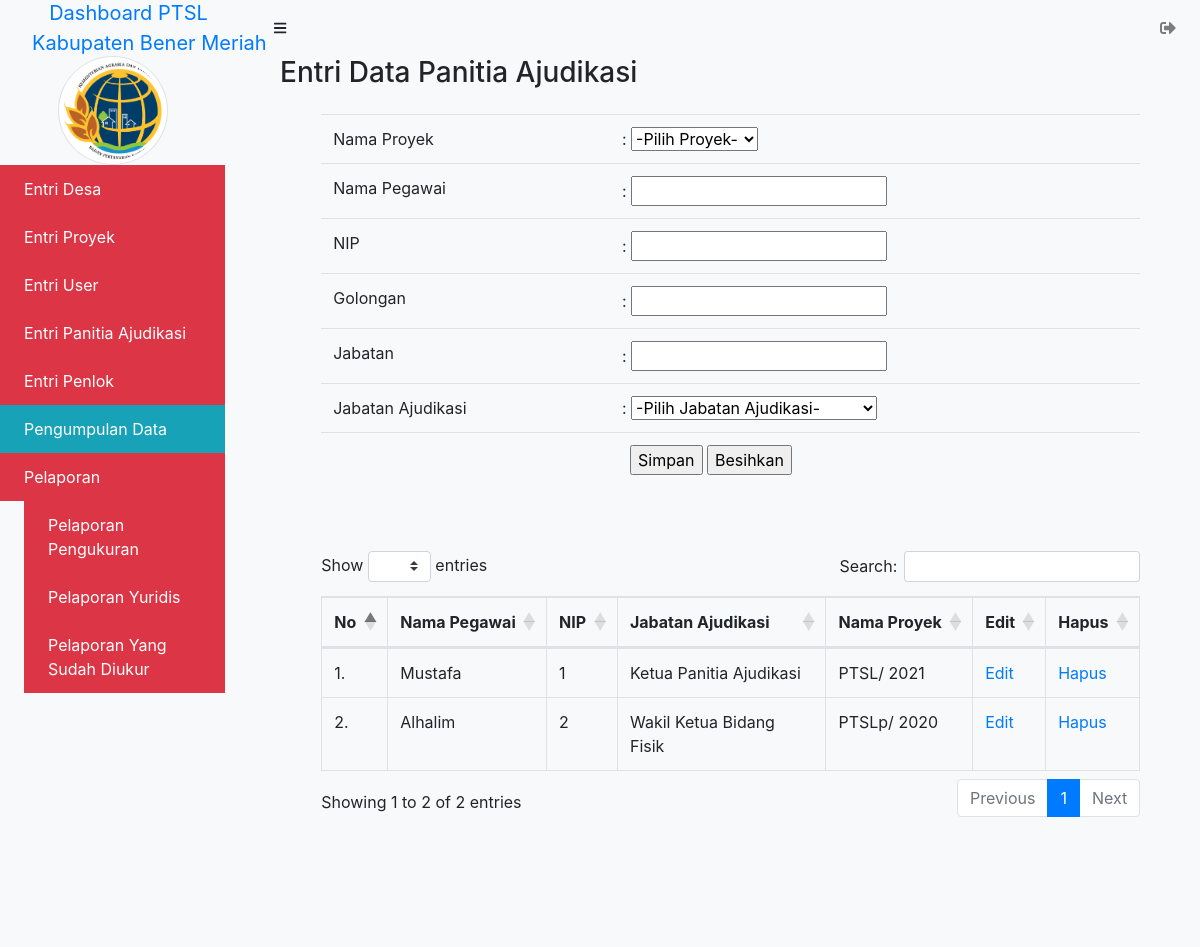
Page /admin/data_panitia_ajudikasi/index.php (signed in) on the earlier database version.
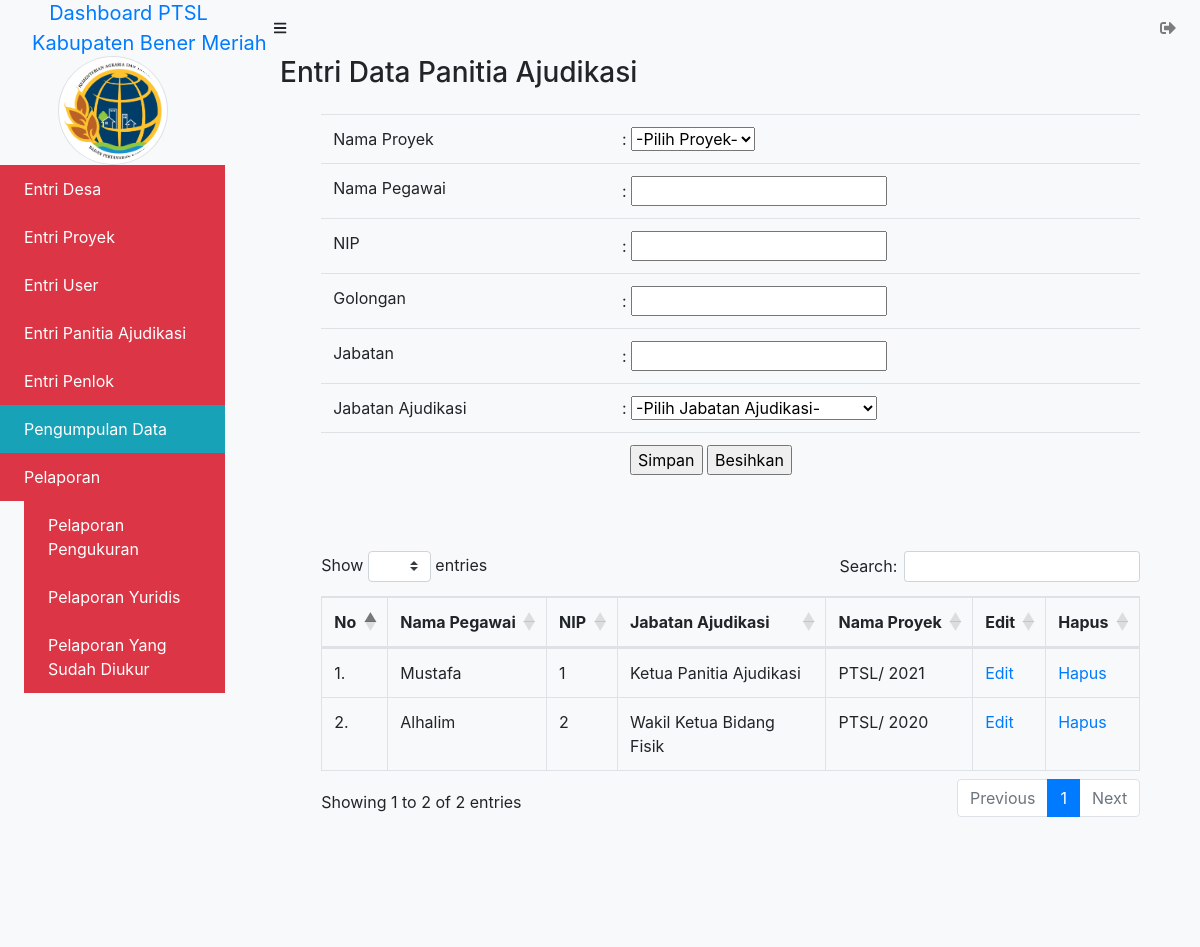
Same page on the later database version.
### tables this page shows
CREATE TABLE `panitia_ajudikasi` (
  `nama_pegawai` varchar(255) NOT NULL,
  `NIP` int(11) NOT NULL,
  `golongan` varchar(255) NOT NULL,
  `jabatan` varchar(255) NOT NULL,
  `id_jabatan_ajudikasi` int(11) NOT NULL,
  `id_proyek` int(11) NOT NULL
);

CREATE TABLE `proyek` (
  `id_proyek` int(11) NOT NULL,
  `nama_proyek` varchar(225) NOT NULL,
  `tahun_proyek` varchar(100) NOT NULL
);

CREATE TABLE `jabatan_ajudikasi` (
  `id_jabatan_ajudikasi` int(11) NOT NULL,
  `jabatan_ajudikasi` varchar(255) NOT NULL
);

### admin/data_panitia_ajudikasi/index.php (the view, shortened to what this page needs)
<?php $title = "Entri Data Panitia Ajudikasi";
include_once('../_header.php');
?>
			<div id="layoutSidenav_content">
                <main>
                    <div class="container-fluid">
                        <ol>
                            <li class="breadcrumb-item">
                               <h3> Entri Data Panitia Ajudikasi</h3>
                            </li>
                        </ol>
                        <div class="row">
                        	<div class="col-xl-auto offset-xl-1">
<?php
function tambah($koneksi){
	?>
<form action="" method="POST">
			<fieldset>
				<div class="table-responsive">
					<table class="table table-responsive-sm table-hover" border="0">
						<tr>
                        <td>Nama Proyek</td>
							<td> :
						        <select name="id_proyek" required>
						            <option disabled selected value="">-Pilih Proyek-</option>
						        </select>
					        </td>
                        </tr>
						<tr>
							<td>Nama Pegawai</td>
							<td> : <input type="text" name="nama_pegawai" required /></label></td>
						</tr>
						<tr>
							<td>NIP </td>
							<td> : <input type="text" name="nip" required/></td>
						</tr>
                        <tr>
							<td>Golongan </td>
							<td> : <input type="text" name="golongan" required/></td>
						</tr>
                        <tr>
							<td>Jabatan </td>
							<td> : <input type="text" name="jabatan" required/></td>
						</tr>
						<tr>
							<td>Jabatan Ajudikasi</td>
							<td> :
						        <select name="id_jabatan_ajudikasi" required>
						            <option disabled selected value="">-Pilih Jabatan Ajudikasi-</option>
								</select>
					        </td>
					    </tr>
						<tr>
							<td></td>
							<td><label class="ml-2">
							<input type="submit" name="btn_simpan" value="Simpan"/>
							<input type="reset" name="reset" value="Besihkan"/>
						</label></td>
						</tr>
					</table>
					<br>
				</div>
			</fieldset>
		</form>
	<?php
}
function tampil_data($koneksi){
	$sql = "SELECT * FROM panitia_ajudikasi LEFT JOIN proyek ON panitia_ajudikasi.id_proyek = proyek.id_proyek LEFT JOIN jabatan_ajudikasi ON panitia_ajudikasi.id_jabatan_ajudikasi = jabatan_ajudikasi.id_jabatan_ajudikasi";
	$query = mysqli_query($koneksi, $sql);
	$nomor = 1;
		echo "<fieldset>";
		echo "<div class='table-responsive'>";
		echo "<table class='table table-responsive-sm table-bordered table-hover' id='user' border='1' cellpadding='10'>";
		echo "<thead>";
			echo "<tr>";
			echo "<th>No</th>
				<th>Nama Pegawai</th>
				<th>NIP</th>
				<th>Jabatan Ajudikasi</th>
				<th>Nama Proyek</th>
				<th>Edit</th>
				<th>Hapus</th>";
			echo "</tr>";
		echo "</thead>";
		echo "<tbody>";
	while($data = mysqli_fetch_array($query)){
		?>
			<tr>
				<td><?= $nomor++; ?>.</td>
				<td><?php echo $data['nama_pegawai']; ?></td>
				<td><?php echo $data['NIP']; ?></td>
				<td><?php echo $data['jabatan_ajudikasi']; ?></td>
				<td><?php echo $data['nama_proyek'];?>/ <?php echo $data['tahun_proyek'];?></td>
				<td>
					<a href="index.php?aksi=update&id=<?php echo $data['NIP']; ?>&NIP=<?php echo $data['NIP']; ?>&nama_pegawai=<?php echo $data['nama_pegawai']; ?>&golongan=<?php echo $data['golongan']; ?>&jabatan=<?php echo $data['jabatan']; ?>&=<?php echo $data['jabatan_ajudikasi']; ?>">Edit</a>
				</td>
				<td>
					<a href="index.php?aksi=delete&id=<?php echo $data['NIP']; ?>" onClick="return confirm('Yakin akan menghapus user <?= $data['nama_user']; ?>?')">Hapus</a>
				</td>
			</tr>
		<?php
	}
	echo "</tbody>";
	echo "</table>";
	echo "</fieldset>";
}
		?>
		<?php
if (isset($_GET['aksi'])){
	switch($_GET['aksi']){
		case "create":
			echo '<a href="index.php"> &laquo; Home</a>';
			tambah($koneksi);
			break;
		case "read":
			tampil_data($koneksi);
			break;
		case "update":
			ubah($koneksi);
			tampil_data($koneksi);
			break;
		case "delete":
			hapus($koneksi);
			break;
		default:
			echo "<h3>Aksi <i>".$_GET['aksi']."</i> tidaka ada!</h3>";
			tambah($koneksi);
			tampil_data($koneksi);
	}
} else {
	tambah($koneksi);
	tampil_data($koneksi);
}
?>
                    		</div>
                    	</div>
                    </div>
				</div>
			</div>
<?php include_once('../_footer.php'); ?>

Differences in the rows shown:
changed through a linked row, panitia_ajudikasi "Alhalim": id_proyek.nama_proyek "PTSLp" → "PTSL"
